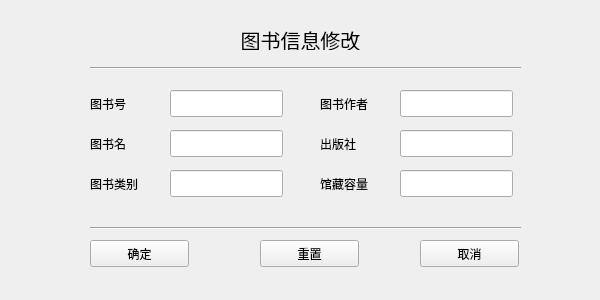
<?xml version="1.0" encoding="UTF-8"?>
<ui version="4.0">
 <class>AlterBookForm</class>
 <widget class="QWidget" name="AlterBookForm">
  <property name="geometry">
   <rect>
    <x>0</x>
    <y>0</y>
    <width>600</width>
    <height>300</height>
   </rect>
  </property>
  <property name="windowTitle">
   <string>Form</string>
  </property>
  <widget class="QLabel" name="bno_lab">
   <property name="geometry">
    <rect>
     <x>90</x>
     <y>95</y>
     <width>67</width>
     <height>17</height>
    </rect>
   </property>
   <property name="text">
    <string>图书号</string>
   </property>
  </widget>
  <widget class="QPushButton" name="cancel_btn">
   <property name="geometry">
    <rect>
     <x>420</x>
     <y>240</y>
     <width>99</width>
     <height>27</height>
    </rect>
   </property>
   <property name="text">
    <string>取消</string>
   </property>
  </widget>
  <widget class="QLabel" name="b_alter_lab">
   <property name="geometry">
    <rect>
     <x>200</x>
     <y>30</y>
     <width>201</width>
     <height>20</height>
    </rect>
   </property>
   <property name="font">
    <font>
     <pointsize>15</pointsize>
    </font>
   </property>
   <property name="text">
    <string>图书信息修改</string>
   </property>
   <property name="alignment">
    <set>Qt::AlignCenter</set>
   </property>
  </widget>
  <widget class="QLineEdit" name="bnum_le">
   <property name="geometry">
    <rect>
     <x>400</x>
     <y>170</y>
     <width>113</width>
     <height>27</height>
    </rect>
   </property>
  </widget>
  <widget class="QLineEdit" name="bno_le">
   <property name="geometry">
    <rect>
     <x>170</x>
     <y>90</y>
     <width>113</width>
     <height>27</height>
    </rect>
   </property>
  </widget>
  <widget class="QLineEdit" name="btype_le">
   <property name="geometry">
    <rect>
     <x>170</x>
     <y>170</y>
     <width>113</width>
     <height>27</height>
    </rect>
   </property>
  </widget>
  <widget class="QLabel" name="bprint_lab">
   <property name="geometry">
    <rect>
     <x>320</x>
     <y>135</y>
     <width>67</width>
     <height>17</height>
    </rect>
   </property>
   <property name="text">
    <string>出版社</string>
   </property>
  </widget>
  <widget class="Line" name="line_1">
   <property name="geometry">
    <rect>
     <x>90</x>
     <y>60</y>
     <width>431</width>
     <height>16</height>
    </rect>
   </property>
   <property name="orientation">
    <enum>Qt::Horizontal</enum>
   </property>
  </widget>
  <widget class="QLabel" name="btype_lab">
   <property name="geometry">
    <rect>
     <x>90</x>
     <y>175</y>
     <width>71</width>
     <height>17</height>
    </rect>
   </property>
   <property name="text">
    <string>图书类别</string>
   </property>
  </widget>
  <widget class="Line" name="line_2">
   <property name="geometry">
    <rect>
     <x>90</x>
     <y>220</y>
     <width>431</width>
     <height>16</height>
    </rect>
   </property>
   <property name="orientation">
    <enum>Qt::Horizontal</enum>
   </property>
  </widget>
  <widget class="QLineEdit" name="bauthor_le">
   <property name="geometry">
    <rect>
     <x>400</x>
     <y>90</y>
     <width>113</width>
     <height>27</height>
    </rect>
   </property>
  </widget>
  <widget class="QLabel" name="bauthor_lab">
   <property name="geometry">
    <rect>
     <x>320</x>
     <y>95</y>
     <width>81</width>
     <height>17</height>
    </rect>
   </property>
   <property name="text">
    <string>图书作者</string>
   </property>
  </widget>
  <widget class="QLabel" name="bname_lab">
   <property name="geometry">
    <rect>
     <x>90</x>
     <y>135</y>
     <width>67</width>
     <height>17</height>
    </rect>
   </property>
   <property name="text">
    <string>图书名</string>
   </property>
  </widget>
  <widget class="QPushButton" name="ensure_btn">
   <property name="geometry">
    <rect>
     <x>90</x>
     <y>240</y>
     <width>99</width>
     <height>27</height>
    </rect>
   </property>
   <property name="text">
    <string>确定</string>
   </property>
  </widget>
  <widget class="QLabel" name="bnum_lab">
   <property name="geometry">
    <rect>
     <x>320</x>
     <y>175</y>
     <width>71</width>
     <height>17</height>
    </rect>
   </property>
   <property name="text">
    <string>馆藏容量</string>
   </property>
  </widget>
  <widget class="QLineEdit" name="bname_le">
   <property name="geometry">
    <rect>
     <x>170</x>
     <y>130</y>
     <width>113</width>
     <height>27</height>
    </rect>
   </property>
  </widget>
  <widget class="QLineEdit" name="bprint_le">
   <property name="geometry">
    <rect>
     <x>400</x>
     <y>130</y>
     <width>113</width>
     <height>27</height>
    </rect>
   </property>
  </widget>
  <widget class="QPushButton" name="reset_btn">
   <property name="geometry">
    <rect>
     <x>260</x>
     <y>240</y>
     <width>99</width>
     <height>27</height>
    </rect>
   </property>
   <property name="text">
    <string>重置</string>
   </property>
  </widget>
 </widget>
 <resources/>
 <connections/>
</ui>
